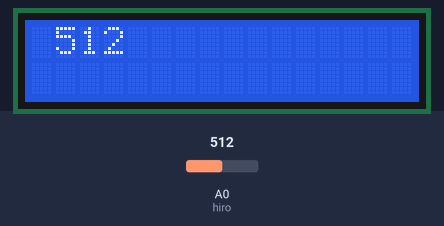
This sketch was run on a simulated Arduino Uno, built with avr-gcc and run on an emulated ATmega328P. Parts: 16×2 character LCD. Inputs (shaded band) come from the test bench; at power-on: A0 (hiro) = 512. What the sketch prints to the serial monitor is not drawn.

Above: at 1.2 s.
1.3 s: A0 (hiro) set to 716
At 2.4 s:
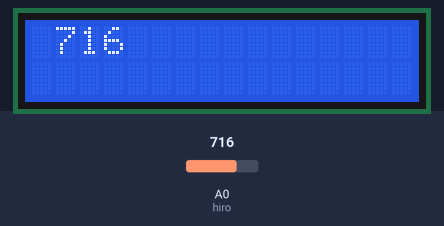
3.5 s: A0 (hiro) set to 900
At 4.4 s:
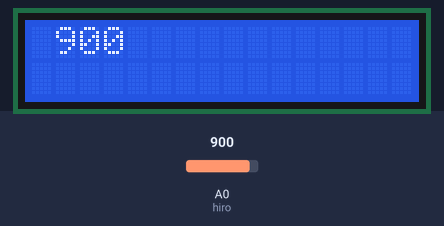
5.6 s: A0 (hiro) set to 1023
At 6.5 s:
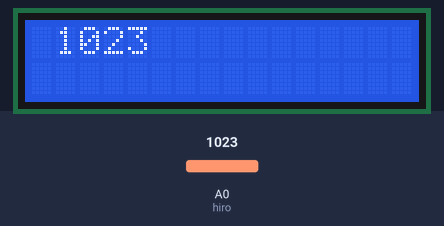
Timing chart, 0 to 8.6 s (numbered marks = the images above; inputs shaded):
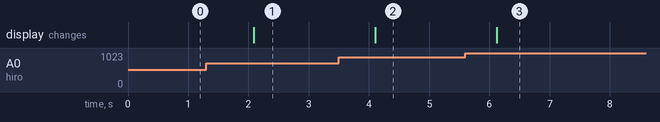

The sketch:

LCD_SOIL.ino
```cpp
//Підключення LCD дисплеїв 1602 до шини I2C


/* Використання гідрометра (давача вологості грунту)
 *  як сигналізатора стану вологості грунту
    ввімкненням/вимкненням  світлодіоду.
    При високій вологості- світлодіод  гасне.
    При низькій вологості- світлодіод горить.*/

//задаємо  номери аналогових і цифрових портів як константи
//перед номером аналогових  портів ставимо букву "А",
//ІНАКШЕ ARDUINO сприйме їх як цифрові порти

//Підключення бібліотек
#include <Wire.h> //
#include <LiquidCrystal_I2C.h>


// встановлюємо адресу 0x27(або іншу: 0x20,0x3F), і дисплей 16 символів
//в 2 рядки (16х2)
LiquidCrystal_I2C lcd (0x27,16,2);
// змінна для збереження даних про час роботи LCD
int interval = 0;


int greenled = 10; //змінна з номером цифрового пІна світлодіода
int redled = 11; //змінна з номером цифрового пІна світлодіода
int hiro = A0; // давач вологості грунту аналоговий пін A5
void setup() //процедура встановлення режиму роботи портів

{

  //pinMode(led, OUTPUT);//вказуємо, що  пін 10 світлодіода led - вихід


// Конфігуріруємо послідовне з'єднання з COM-портом
//на швидкості  1200 бод
  Serial. begin ( 9600 );

  lcd.begin (); // ініціалізація LCD
  lcd.backlight (); // включаємо підсвічування
  lcd.clear (); // очищення дисплея

}

void loop() //процедура виконання програми

{

  lcd.clear (); // очищення дисплея
  // Одержуємо занчення стану вологості грунту
  //з аналогового входу A0
  int x = analogRead(hiro);

  //якщо показник вологості грунту менше 300,
  //включаємо світлодіод
  if (analogRead(hiro) > 300)
  {
    digitalWrite(redled, HIGH);
    digitalWrite(greenled, LOW);
  }
  else
  {
    digitalWrite(redled, LOW);
    digitalWrite(greenled, HIGH);
  }


 // else digitalWrite(led, LOW); //інакше вимикаємо світлодіод


  // для того, щоб побачити показники давача
  //(аналогові значення  від 0 до 1023)
  //через "монітор порту",напишемо блок програми:

  // виведення даних з давача вологості грунту
  //(аналогові значення  від 0 до 1023)на монітор порту


  lcd.setCursor (1, 0);// встановлюємо курсор на 2-й рядок, 8 символ
  lcd.print(x);
  Serial.print(x);


  // повернення каретки - перехід на новий рядок у вікні монітора
  Serial.println("");

  //пауза між появою значень освітленості на моніторі 500 мсек
  delay(1000);

}


/*

void setup ()
{
  lcd.begin (); // ініціалізація LCD
  lcd.backlight (); // включаємо підсвічування
  lcd.clear (); // очищення дисплея
  lcd.setCursor (4,0); // встановлюємо курсор на 4-й символ(позначений 4), 1-й рядок(позначений 0)
  lcd.print ("ARDUINO"); // вивід напису в 1-му рядку
  lcd.setCursor (1, 1); // встановлюємо курсор на 1-й символ(позначений 1), 2-й рядок(позначений 1)
  lcd.print ( "count:");// вивід напису в 2-му рядку
  lcd.setCursor (8, 1); // встановлюємо курсор на 2-й рядок, 8 символ
  lcd.print (interval);// вивід часу роботи дисплея
}

void loop ()
{
  delay (500);
  interval ++;//зчитуємо поточний час
  lcd.setCursor (8, 1);// встановлюємо курсор на 2-й рядок, 8 символ
  lcd.print (interval);// вивід часу роботи дисплея
}
 */
```

Measured:
- after the input at 1.3 s, the display: changes after 0.79 s (image 1)
- after the input at 3.5 s, the display: changes after 0.60 s (image 2)
- after the input at 5.6 s, the display: changes after 0.52 s (image 3)
